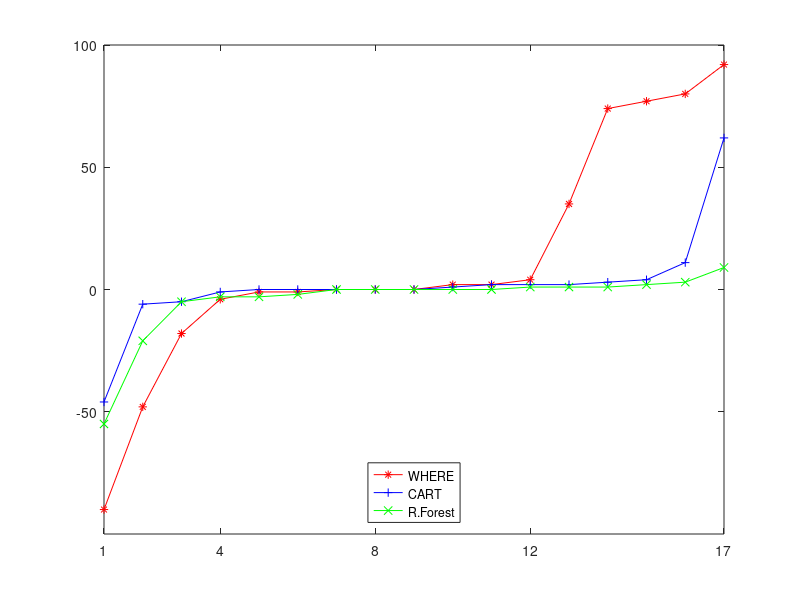

Write the MATLAB code that produced this figure. (Note: this script raises an error after producing the figure.)
clf
 FigHandle = figure('Position', [220, 300, 200, 400]);
%plot([1:17],[0:0])
x = [1:17]
box on 
hold on
plot(x,[-90, -48, -18, -4, -1, -1, 0, 0, 0, 2, 2, 4, 35, 74, 77, 80, 92], '-r*')
hold on
plot(x,[-46,-6,-5,-1,0,0,0,0,0,1,2,2,2,3,4,11,62],'-b+')
hold on
plot(x,[-55,-21,-5,-3,-3,-2,0,0,0,0,0,1,1,1,2,3,9], '-gx')
axis([1 17 -100 100])
legend('WHERE','CART','R.Forest','Location','South')
set(gca,'XTick', [1,4,8,12,17])
set(gca, 'YTick',[-50,0,50,100])
hline = refline([0 0]);
set(hline,'Color','k')
title('F')
legend('boxoff')
xlabel('data sets, sorted')

 FigHandle = figure('Position', [220, 300, 200, 400]);
%plot([1:17],[0:0])
x = [1:17]
box on 
hold on
plot(x,[-40,-38,-25,-24,-5,-2,0,0,0,0,0,0,0,0,0,27,74], '-r*')
hold on
plot(x,[-44,-42,-12,-2,-1,0,0,0,2,2,3,3,13,24,25,29,74],'-b+')
hold on
plot(x,[-24,-11,-4,-3,-1,-1,0,0,0,0,0,0,1,3,3,10,74], '-gx')
axis([1 17 -100 100])
legend('WHERE','CART','R.Forest','Location','South')
set(gca,'XTick', [1,4,8,12,17])
set(gca, 'YTick',[-50,0,50,100])
hline = refline([0 0]);
set(hline,'Color','k')
title('Precision')
legend('boxoff')
xlabel('data sets, sorted')
